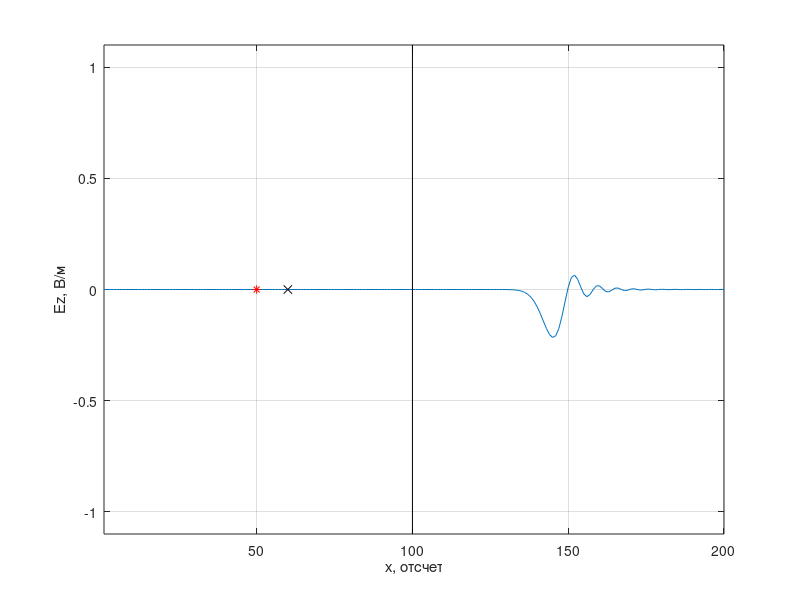
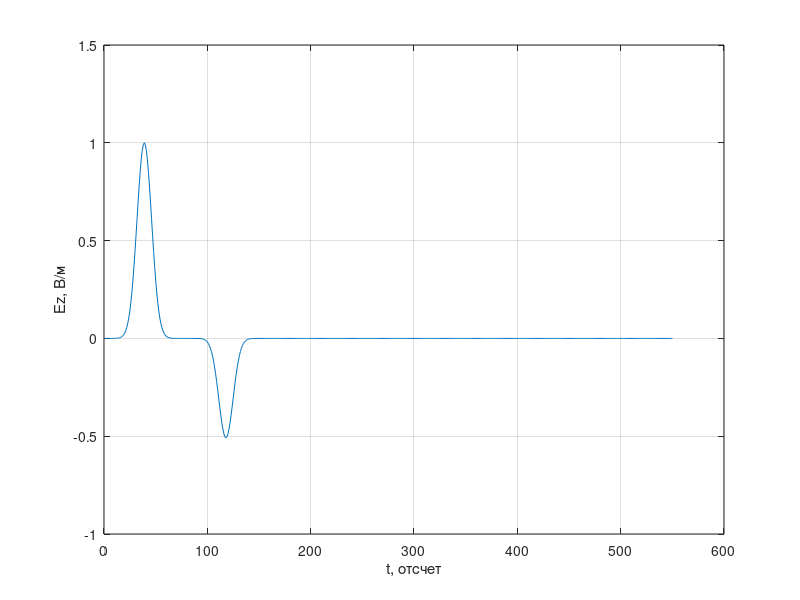

MATLAB code for these plots, in order:
%% Одномерный FDTD.
% Граница раздела
clear

% Волновое сопротивление свободного пространства
W0 = 120 * pi;

% Число Куранта
Sc = 1.0;

% Время расчета в отсчетах
maxTime = 550;

% Размер области моделирования в отсчетах
maxSize = 200;

% Положение датчика, регистрирующего поля в отсчетах
probePos = 60;

% Положение источника возбуждения в отсчетах
sourcePos = 50;

% Положение начала диэлектрика
layer_x = 100;

Ez = zeros (1, maxSize);
Hy = zeros (1, maxSize);

eps = ones (1, maxSize);
eps(layer_x: end) = 9.0;

mu = ones (1, maxSize);

% Поле, зарегистрированное в датчике в зависимости от времени
probeTimeEz = zeros (1, maxTime);

figure

for t = 1: maxTime
    % Расчет компоненты поля H
    Hy(maxSize) = Hy(maxSize - 1);
    for m = 1: maxSize - 1
        % До этой строки Hy(n) хранит значение компоненты Hy
        % за предыдущий момент времени
        Hy(m) = Hy(m) + (Ez(m + 1) - Ez(m)) * Sc / (W0 * mu(m));
    end
    
    Hy(sourcePos - 1) = Hy(sourcePos - 1) -...
        exp (-(t - 30.0) ^ 2 / 100.0) * Sc / W0;
    
    % Расчет компоненты поля E
    Ez(1) = Ez(2);

    for m = 2: maxSize
        % До этой строки Ez(n) хранит значение компоненты Ez
        % за предыдущий момент времени
        Ez(m) = Ez(m) + (Hy(m) - Hy(m - 1)) * Sc * W0 / eps (m);
    end

    % Источник возбуждения
    Ez(sourcePos) = Ez(sourcePos) +...
        exp (-(t + 0.5 - (-0.5) - 30.0) ^ 2 / 100.0) * Sc;
    
    % Регистрация поля в точке
    probeTimeEz(t) = Ez(probePos);
    
    plot (Ez);
    xlim ([1, maxSize]);
    ylim ([-1.1, 1.1]);
    xlabel ('x, отсчет')
    ylabel ('Ez, В/м')
    line ([layer_x, layer_x], [-1.1, 1.1], ...
        'Color',[0.0, 0.0, 0.0]);
    grid on
    hold on
    plot (probePos, 0, 'xk');
    plot (sourcePos, 0, '*r');
    hold off
    pause (0.03)
end

figure
plot (probeTimeEz)
xlabel ('t, отсчет')
ylabel ('Ez, В/м')
grid on